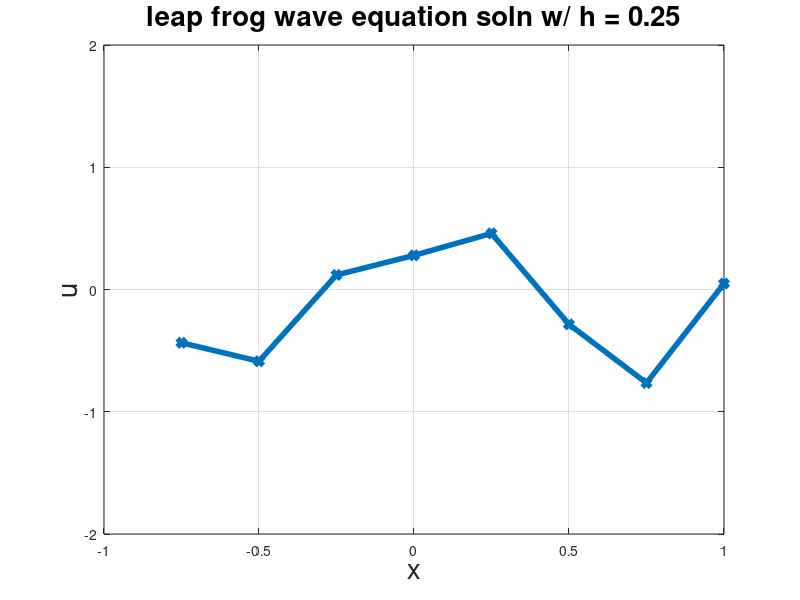
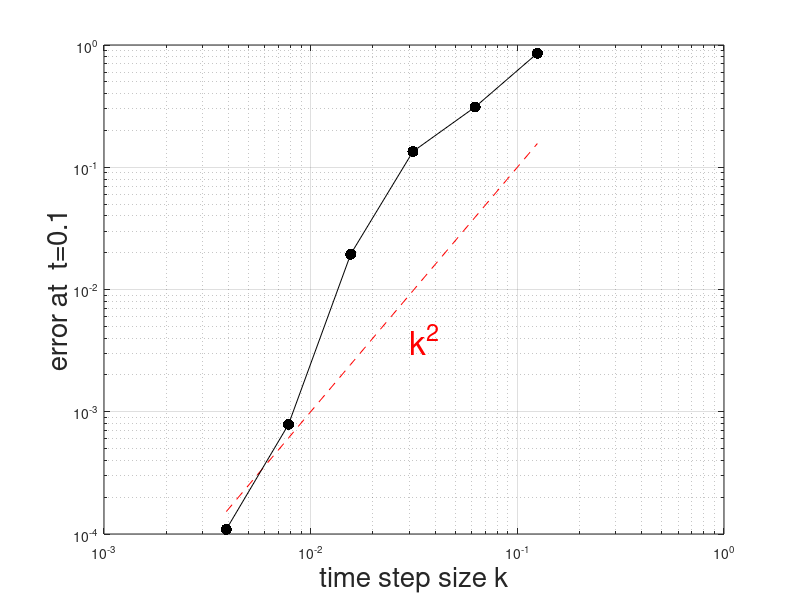
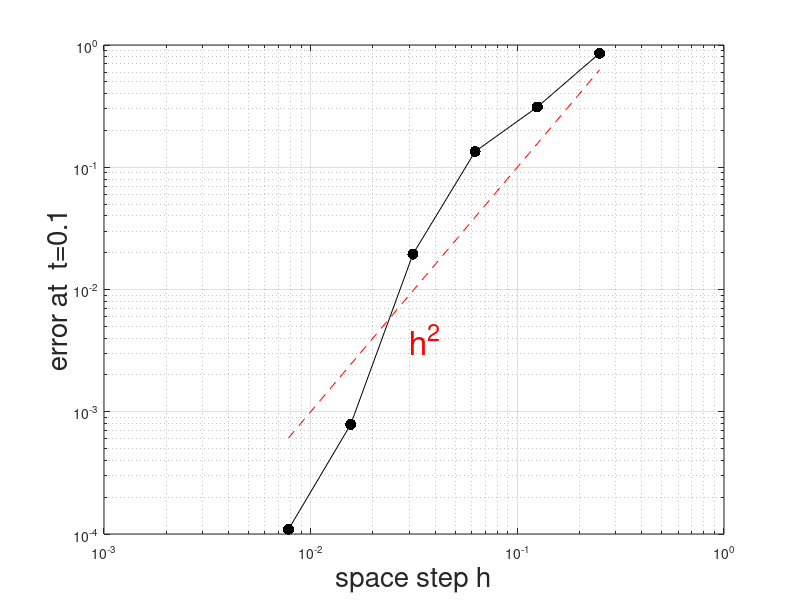

Reproduce these figures in MATLAB, in order.
% order of accuracy study for leap frog solution of
%   wave eq.  u_tt = u_xx, u(-1) = u(1) = 0.

% Compute solution for various grid sizes:
figure(1)
hh = []; kk = []; uu = [];
for logh = 9:-1:2
  h = 2^(-logh);
  %x = (-1+h:h:1-h)';
  x = (-1+h:h:1)';    % PERIODIC BCs
  k = .5*h;  % try switch to 1.02*h!
  uold = exp(-50*x.^2) + .3*exp(-20*(x-.2).^2);
  u = exp(-50*(x+k).^2) + .3*exp(-20*(x-.2-k).^2);
  % note exact initial value at t=k  (in general, use
  % forward Euler or something else).
  L = length(x);
  a = (2-2*k^2/h^2); b = k^2/h^2;
  main = a*sparse(ones(L,1));
  off  = b*sparse(ones(L-1,1));
  A = diag(main) + diag(off,1) + diag(off,-1);
  A(end,1) = b; A(1,end) = b;                   % PERIODIC BCs
  tmax = 2;
  nsteps = tmax/k;
  hold off, shg
  plt = plot(x,uold,'x-','linewidth',4);
  axis([-1 1 -2 2]), grid;
  xlabel('x','fontsize',20); ylabel('u','fontsize',20);
  title(['leap frog wave equation soln w/ h = ' num2str(h)],'fontsize',20)
  %disp('paused'); pause
  for step = 2:nsteps
    unew = A*u - uold;                          % leap frog
    uold = u; u = unew;
    set(plt,'ydata',u)
    drawnow
  end
  hh = [hh; h]; kk = [kk; k]; uu = [uu; u(x==0)];
  %pause
end

% Plot deviations of u(x=0,t=2) from finest-grid value:
figure(2); clf;
I = 3:length(kk);
loglog(kk(I),10*kk(I).^2,'--r'), grid on
text(.03,.004,'k^2','fontsize',24,'color','r')
%axis([.01 .3 4e-4 4])
grid on, hold on
loglog(kk(I),abs(uu(I)-uu(1)),'.-k','markersize',24)
xlabel('time step size k','fontsize',20)
ylabel('error at  t=0.1','fontsize',20)


figure(3); clf;
I = 3:length(hh);
loglog(hh(I),10*hh(I).^2,'--r'), grid on
text(.03,.004,'h^2','fontsize',24,'color','r')
%axis([.01 .3 4e-4 4])
grid on, hold on
loglog(hh(I),abs(uu(I)-uu(1)),'.-k','markersize',24)
xlabel('space step h','fontsize',20)
ylabel('error at  t=0.1','fontsize',20)

